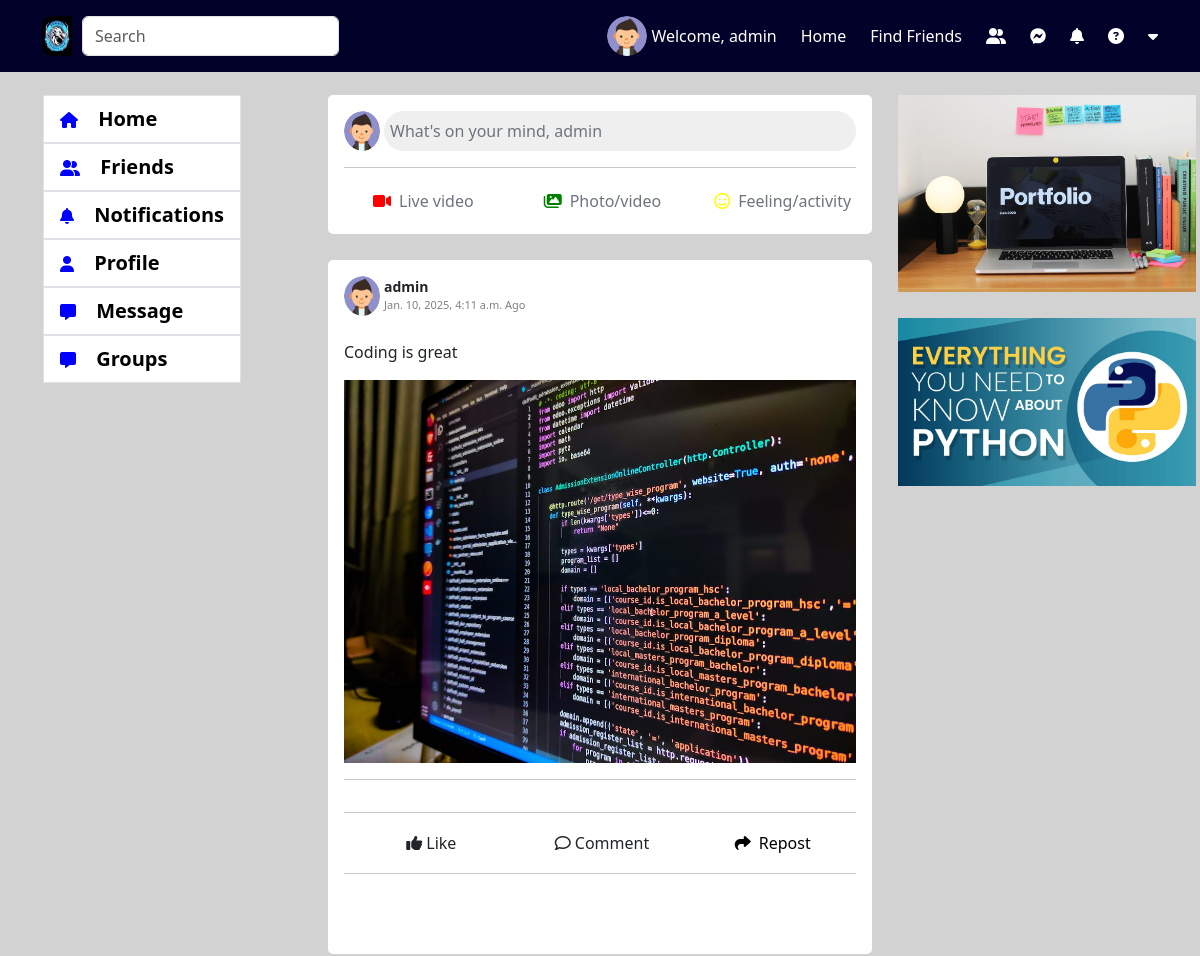
The app's page / (signed in, upper part), older data.
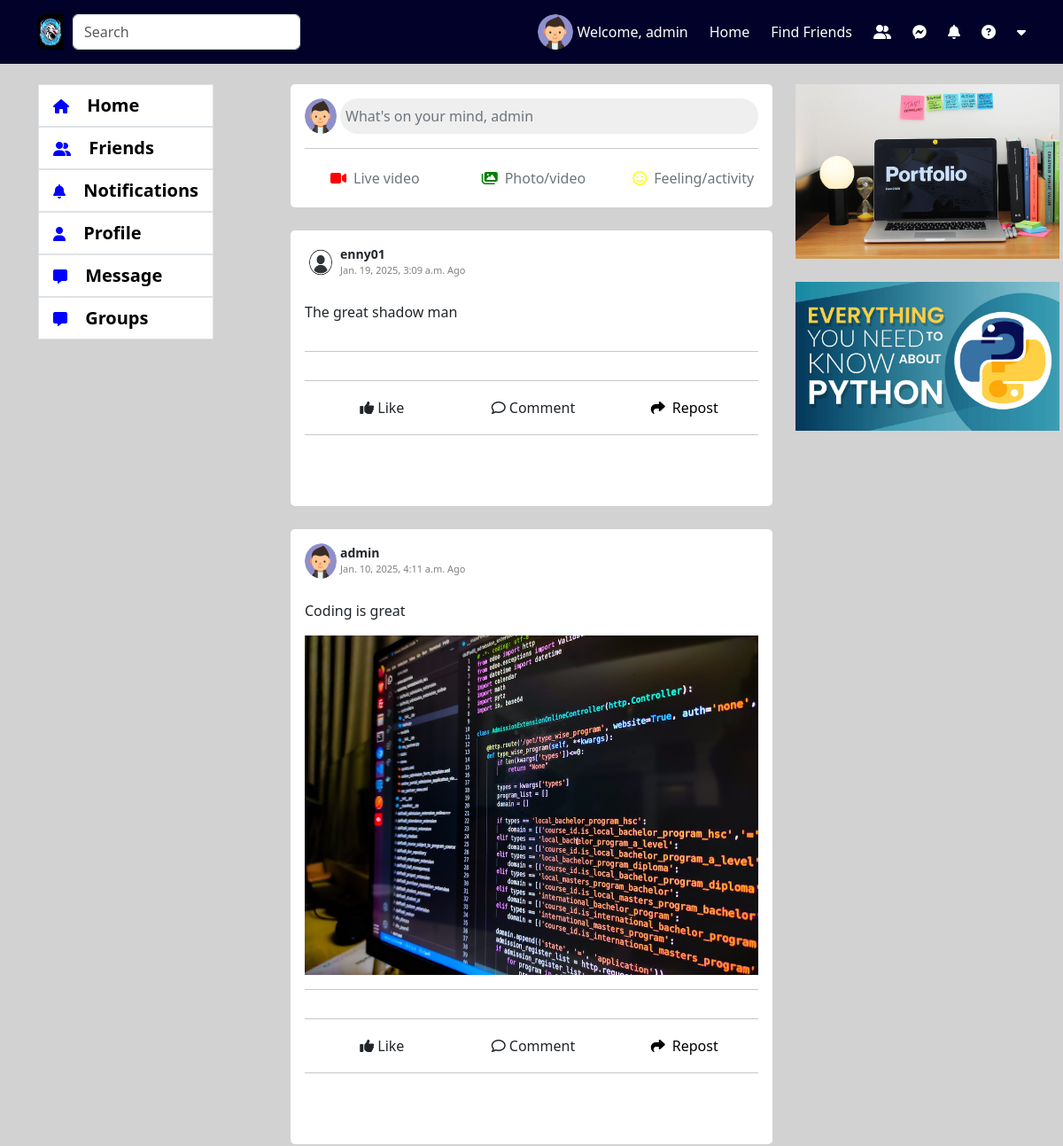
The same page, newer data.
### social_app/models.py (models this page shows, shortened)
class Post(models.Model):
    user = models.ForeignKey(
        settings.AUTH_USER_MODEL, on_delete=models.CASCADE, null=True, blank=True, related_name='author')
    user_post = models.TextField(null=True, blank=True)
    file = models.FileField(
        upload_to="post_images/", null=True, blank=True)
    date_post = models.DateTimeField(auto_now_add=True)
    date_post_update = models.DateTimeField(auto_now=True)
    user_like_post = models.ManyToManyField(
        settings.AUTH_USER_MODEL, blank=True)
    reposted_by = models.ForeignKey(
        settings.AUTH_USER_MODEL, on_delete=models.CASCADE, null=True, blank=True, related_name='reposted_by')
    repost_users = models.ManyToManyField(
        settings.AUTH_USER_MODEL, blank=True, related_name="users_repost")

### account/models.py (models this page shows, shortened)
class Accounts(AbstractBaseUser):
    email = models.EmailField(verbose_name="email", max_length=60, unique=True)
    username = models.CharField(max_length=30, unique=True)
    first_name = models.CharField(max_length=30, null=True, blank=True)
    last_name = models.CharField(max_length=30, null=True, blank=True)
    date_joined = models.DateTimeField(
        verbose_name='date joined', auto_now_add=True)
    last_login = models.DateTimeField(verbose_name='last login', auto_now=True)
    is_admin = models.BooleanField(default=False)
    is_active = models.BooleanField(default=True)
    is_staff = models.BooleanField(default=False)
    is_superuser = models.BooleanField(default=False)
    profile_image = models.ImageField(max_length=255, upload_to=get_profile_image_filepath,
                                      null=True, blank=True, default=get_default_profile_image)
    hide_email = models.BooleanField(default=True)
    uid = models.CharField(max_length=225, blank=True, null=True)
    USERNAME_FIELD = 'email'
    REQUIRED_FIELDS = ['username']
    objects = MyAccountManager()

### social_app/views.py (the view)
# urls.py: path('', friend_index, name='friend-index'),
def index(request):
    context = {}
    user = request.user
    if user.is_authenticated:
        friend = FriendsList.objects.get(user=user)
        friends_list = friend.friends.all()
        '''
        List of post according to User friend
        '''
        post_list = Post.objects.filter(user__in=list(
            friends_list) + [user,]).order_by('-date_post')
        context['post_list'] = post_list
    else:
        return redirect('login')
    return render(request, 'home.html', context)

### account/views.py (called while the page is built)
def get_tokens_for_user(user):
    refresh = RefreshToken.for_user(user)
    return {
        'token': {
            'refresh': str(refresh),
            'access': str(refresh.access_token),
        },
        'msg': 'Login Successfully'
    }

### notification_app/context_processors.py (called while the page is built)
def get_user_token(request):
    user = request.user
    return {'user_access_token': get_tokens_for_user(user)['token']['access']}

### social_app/templates/home.html (shortened to what this page needs)
{% extends 'base.html' %}
{% block content %}
{% load static %}
<br>
    <div class="row home-container">
      <div class="col-12 col-lg-3 col-xl-3 col-md-3 left-menu-container">
        {% include 'snippets/left-menu.html' %}
      </div>
      <div class="col-12 col-lg-6 col-xl-6 col-md-6 mx-auto" id="postlistid">
        {% include 'home_main_content.html' %}
        {% if post_list %}
          {% for i in post_list %}
          <br>
          <div class="card p-3">
            <div class="d-flex flex-row justify-content-between align-items-center">
              <div class="d-flex flex-row">
                <img class="pe-1 profile-pic" src="{{ i.user.profile_image.url }}" alt="" srcset="">
                <div class="d-flex flex-column">
                  <span style="font-size: 14px; font-weight: bold;">{{ i.user.username }}</span>
                  <span style="font-size: 11px; color: gray;">{{ i.date_post }} Ago</span>
                </div>
              </div>
            </div>
            <br>
            <div class="w-100" id="post">
              {% if i.user_post %}
                <p>{{ i.user_post }}</p>
              {% endif %}
            </div>
            <div id="postimage">
              {% if i.file %}
                {% if i.file.url|slice:"-4:" == ".MP4" or i.file.url|slice:"-4:" == ".mp4" %}
                <video id="movie" class="w-100 h-100 rounded" controls>
                  <source src="{{ i.file.url }}" type="video/mp4">
                </video>
                {% else %}
                <img class="w-100" src="{{ i.file.url }}" alt="" srcset="">
                {% endif %}
              {% endif %}
            </div>
            <hr>
            <hr>
              <div class="d-flex flex-row justify-content-between">
                <div class="d-flex flex-row align-items-center justify-content-center w-50 likecommentshare" id="likeidBtn" data-id="{{ i.pk }}">
                  <i class="fa-solid fa-thumbs-up p-1"></i>
                  <span class="likeunlike_{{ i.id }}" id="likeunlikeid" data-id="{{ i.id }}">Like</span>
                </div>
              <div class="d-flex flex-row align-items-center justify-content-center w-50 likecommentshare" id="commentidBtn" data-id="{{ i.pk }}">
                <i class="fa-regular fa-comment p-1"></i>
                <span>Comment</span>
              </div>
              <div class="d-flex flex-row align-items-center justify-content-center w-50 likecommentshare" id="shareidBtn">
                <a href="{% url 'user-share-post' i.id %}">
                  <i class="fa-solid fa-share p-1"></i>
                <span>Repost</span>
                </a>
              </div>
              </div>
            <hr>
            <br>
            <br>
          </div>
          {% endfor %}
       {% endif %}
         </div>
      <div class="col-12 col-lg-3 col-xl-3 col-md-3 right-menu-container ">
        {% include 'snippets/right-data.html' %}
      </div>
    </div>
{% endblock %}

Row changes from the older to the newer data that the page shows:
added Post: user.profile_image (picture), user.username "enny01", date_post "Jan. 19, 2025, 3:09 a.m.", user_post "The great shadow man"
